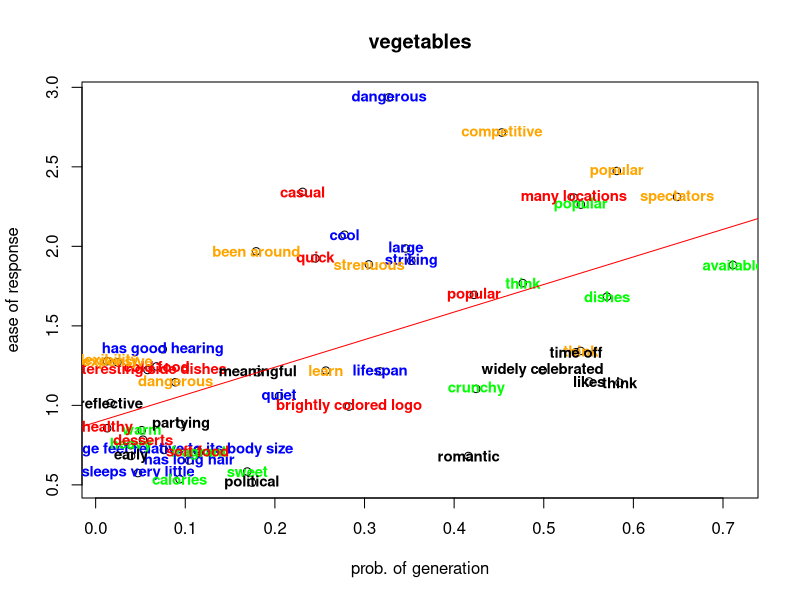

This figure's R source:
genCorr = abs(c(0.3458998251843229, 0.2777483689929533, 0.3521983036172046, 0.3271850392200191, 0.317285976201681, 0.07622946411113914, -0.20459332100398267, 0.07487908633416952, 0.10441947183906619, -0.04724035442610212, 0.5705715245609457, 0.5414066993921484, 0.7111093760951049, 0.4246094506168629, 0.47655677204291835, -0.05142553559714049, 0.03928128161072006, -0.09369407427843358, -0.11504084613286147, 0.16918140757029312, 0.05797794277449986, 0.11357816033282128, -0.0679028961223725, 0.052718285665607136, -0.012857634523901745, 0.4220453392935601, 0.5335387989116023, 0.23089662426660587, 0.24504742209076236, 0.2826773815547698, 0.5411744845692085, 0.5814709969892956, 0.6487580074053295, 0.45308748027122253, 0.30486850156710427, 0.0889992003601851, -0.024276796370763777, 0.17906979519434446, 0.012709898648517461, 0.2568288124641362, -0.016752173733000794, -0.03950684312667569, 0.09511255394503539, -0.17428491077383237, 0.18083577002258705, 0.5359626511977721, 0.5845506051005428, 0.5506060109052386, 0.4159679097116104, 0.4987269939170238))
combined = c(1.9867284996822925, 2.0729161108743117, 1.9092906289027687, 2.9366090364809323, 1.213744129581771, 0.7194530691208522, 1.0581686705305398, 1.35268608171713, 0.6537736038755312, 0.5741224719656765, 1.6838110999322993, 2.2625079823661824, 1.8826960638739754, 1.1035458215019527, 1.7685460700009088, 0.8437819942275065, 0.7493571504025612, 0.535350553229499, 0.7025648511651744, 0.5839945901151662, 1.2226002605889164, 0.7134663532212875, 1.244913019848883, 0.7841424838909161, 0.8561252768548857, 1.6949834391066232, 2.306599381186884, 2.342543193968948, 1.924250778138444, 0.9922838646385286, 1.3422595319016208, 2.4740060823847245, 2.3106646812348566, 2.715881148693045, 1.886396087543236, 1.1455198115314706, 1.2712206236136547, 1.968625039902069, 1.2778090594208569, 1.2186310236281495, 1.0148157841852952, 0.6815335632538537, 0.8813111155593616, 0.5143986164416299, 1.2079916046585866, 1.334540064277405, 1.142627128919521, 1.1502194194748625, 0.6816802157601393, 1.2200114841288323)
labelNames = c("large", "cool", "striking", "dangerous", "lifespan", "has large feet relative to its body size", "quiet", "has good hearing", "has long hair", "sleeps very little", "dishes", "popular", "available", "crunchy", "think", "warm", "heavy", "calories", "fragrant", "sweet", "interesting side dishes", "soft food", "cold food", "desserts", "healthy", "popular", "many locations", "casual", "quick", "brightly colored logo", 'think', 'popular', 'spectators', 'competitive', 'strenuous', 'dangerous', 'expensive', 'been around', 'flexibility', 'learn', 'reflective', 'early', 'partying', 'political', 'meaningful', 'time off', 'think', 'likes', 'romantic', 'widely celebrated')
colors = c("blue", "blue", "blue", "blue", "blue", "blue", "blue", "blue", "blue", "blue", "green", "green", "green", "green", "green", "green", "green", "green", "green", "green", "red", "red", "red", "red", "red", "red", "red", "red", "red", "red", "orange", "orange", "orange", "orange", "orange", "orange", "orange", "orange", "orange", "orange", "black", "black", "black", "black", "black", "black", "black", "black", "black", "black")
plot(genCorr, combined, main = "vegetables",
     xlab = "prob. of generation", ylab = "ease of response")
text(genCorr, combined, labels=labelNames, cex=0.9, col=colors, font=2)
abline(lm(combined~genCorr), col="red") # regression line (y~x)
